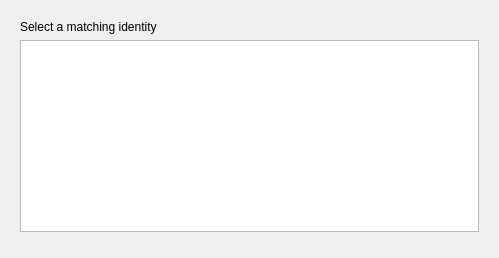
<?xml version="1.0" encoding="UTF-8"?>
<ui version="4.0">
 <class>FingerprintDialog</class>
 <widget class="QDialog" name="FingerprintDialog">
  <property name="windowModality">
   <enum>Qt::WindowModal</enum>
  </property>
  <property name="geometry">
   <rect>
    <x>0</x>
    <y>0</y>
    <width>499</width>
    <height>257</height>
   </rect>
  </property>
  <property name="windowTitle">
   <string>Audio Fingerprinting</string>
  </property>
  <layout class="QVBoxLayout" name="verticalLayout_3">
   <item>
    <widget class="QStackedWidget" name="stackedWidget">
     <property name="sizePolicy">
      <sizepolicy hsizetype="Preferred" vsizetype="Minimum">
       <horstretch>0</horstretch>
       <verstretch>0</verstretch>
      </sizepolicy>
     </property>
     <property name="currentIndex">
      <number>0</number>
     </property>
     <widget class="QWidget" name="results">
      <layout class="QVBoxLayout" name="verticalLayout_2">
       <item>
        <widget class="QLabel" name="label_3">
         <property name="text">
          <string>Select a matching identity</string>
         </property>
        </widget>
       </item>
       <item>
        <widget class="QListWidget" name="recordsList"/>
       </item>
       <item>
        <widget class="QDialogButtonBox" name="buttonsBox">
         <property name="standardButtons">
          <set>QDialogButtonBox::NoButton</set>
         </property>
        </widget>
       </item>
      </layout>
     </widget>
     <widget class="QWidget" name="error">
      <layout class="QVBoxLayout" name="verticalLayout_4">
       <item>
        <widget class="QLabel" name="label_2">
         <property name="text">
          <string>No fingerprint has been found</string>
         </property>
         <property name="alignment">
          <set>Qt::AlignCenter</set>
         </property>
        </widget>
       </item>
       <item>
        <widget class="QDialogButtonBox" name="buttonBox">
         <property name="standardButtons">
          <set>QDialogButtonBox::NoButton</set>
         </property>
        </widget>
       </item>
      </layout>
     </widget>
     <widget class="QWidget" name="wait">
      <property name="sizePolicy">
       <sizepolicy hsizetype="Preferred" vsizetype="Preferred">
        <horstretch>0</horstretch>
        <verstretch>0</verstretch>
       </sizepolicy>
      </property>
      <layout class="QVBoxLayout" name="verticalLayout">
       <item>
        <spacer name="verticalSpacer">
         <property name="orientation">
          <enum>Qt::Vertical</enum>
         </property>
         <property name="sizeHint" stdset="0">
          <size>
           <width>20</width>
           <height>40</height>
          </size>
         </property>
        </spacer>
       </item>
       <item>
        <widget class="QProgressBar" name="progressBar">
         <property name="minimum">
          <number>0</number>
         </property>
         <property name="maximum">
          <number>0</number>
         </property>
         <property name="value">
          <number>-1</number>
         </property>
        </widget>
       </item>
       <item>
        <widget class="QLabel" name="label">
         <property name="text">
          <string>Fingerprinting track...</string>
         </property>
         <property name="alignment">
          <set>Qt::AlignCenter</set>
         </property>
        </widget>
       </item>
       <item>
        <spacer name="verticalSpacer_2">
         <property name="orientation">
          <enum>Qt::Vertical</enum>
         </property>
         <property name="sizeHint" stdset="0">
          <size>
           <width>20</width>
           <height>40</height>
          </size>
         </property>
        </spacer>
       </item>
      </layout>
     </widget>
    </widget>
   </item>
  </layout>
 </widget>
 <resources/>
 <connections/>
</ui>
